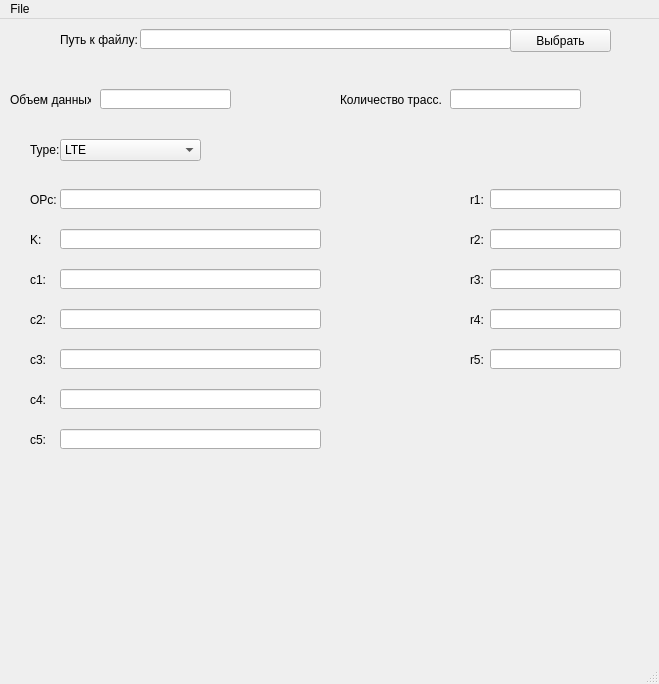
<?xml version="1.0" encoding="UTF-8"?>
<ui version="4.0">
 <class>MainWindow</class>
 <widget class="QMainWindow" name="MainWindow">
  <property name="geometry">
   <rect>
    <x>0</x>
    <y>0</y>
    <width>659</width>
    <height>684</height>
   </rect>
  </property>
  <property name="windowTitle">
   <string>MainWindow</string>
  </property>
  <widget class="QWidget" name="centralwidget">
   <widget class="QComboBox" name="comboBox">
    <property name="geometry">
     <rect>
      <x>60</x>
      <y>120</y>
      <width>141</width>
      <height>22</height>
     </rect>
    </property>
    <item>
     <property name="text">
      <string>LTE</string>
     </property>
    </item>
    <item>
     <property name="text">
      <string>4G</string>
     </property>
    </item>
    <item>
     <property name="text">
      <string>3G</string>
     </property>
    </item>
    <item>
     <property name="text">
      <string>2G</string>
     </property>
    </item>
   </widget>
   <widget class="QLineEdit" name="lineEdit">
    <property name="geometry">
     <rect>
      <x>60</x>
      <y>170</y>
      <width>261</width>
      <height>20</height>
     </rect>
    </property>
   </widget>
   <widget class="QLineEdit" name="lineEdit_2">
    <property name="geometry">
     <rect>
      <x>60</x>
      <y>210</y>
      <width>261</width>
      <height>20</height>
     </rect>
    </property>
   </widget>
   <widget class="QLineEdit" name="lineEdit_3">
    <property name="geometry">
     <rect>
      <x>60</x>
      <y>250</y>
      <width>261</width>
      <height>20</height>
     </rect>
    </property>
   </widget>
   <widget class="QLineEdit" name="lineEdit_4">
    <property name="geometry">
     <rect>
      <x>60</x>
      <y>290</y>
      <width>261</width>
      <height>20</height>
     </rect>
    </property>
   </widget>
   <widget class="QLineEdit" name="lineEdit_5">
    <property name="geometry">
     <rect>
      <x>60</x>
      <y>410</y>
      <width>261</width>
      <height>20</height>
     </rect>
    </property>
   </widget>
   <widget class="QLineEdit" name="lineEdit_6">
    <property name="geometry">
     <rect>
      <x>60</x>
      <y>370</y>
      <width>261</width>
      <height>20</height>
     </rect>
    </property>
   </widget>
   <widget class="QLineEdit" name="lineEdit_7">
    <property name="geometry">
     <rect>
      <x>60</x>
      <y>330</y>
      <width>261</width>
      <height>20</height>
     </rect>
    </property>
   </widget>
   <widget class="QLabel" name="label">
    <property name="geometry">
     <rect>
      <x>30</x>
      <y>170</y>
      <width>51</width>
      <height>21</height>
     </rect>
    </property>
    <property name="text">
     <string>OPc:</string>
    </property>
   </widget>
   <widget class="QLabel" name="label_2">
    <property name="geometry">
     <rect>
      <x>30</x>
      <y>210</y>
      <width>51</width>
      <height>21</height>
     </rect>
    </property>
    <property name="text">
     <string>K:</string>
    </property>
   </widget>
   <widget class="QLabel" name="label_3">
    <property name="geometry">
     <rect>
      <x>30</x>
      <y>290</y>
      <width>51</width>
      <height>21</height>
     </rect>
    </property>
    <property name="text">
     <string>c2:</string>
    </property>
   </widget>
   <widget class="QLabel" name="label_4">
    <property name="geometry">
     <rect>
      <x>30</x>
      <y>250</y>
      <width>51</width>
      <height>21</height>
     </rect>
    </property>
    <property name="text">
     <string>c1:</string>
    </property>
   </widget>
   <widget class="QLabel" name="label_5">
    <property name="geometry">
     <rect>
      <x>30</x>
      <y>370</y>
      <width>51</width>
      <height>21</height>
     </rect>
    </property>
    <property name="text">
     <string>c4:</string>
    </property>
   </widget>
   <widget class="QLabel" name="label_6">
    <property name="geometry">
     <rect>
      <x>30</x>
      <y>330</y>
      <width>51</width>
      <height>21</height>
     </rect>
    </property>
    <property name="text">
     <string>c3:</string>
    </property>
   </widget>
   <widget class="QLabel" name="label_7">
    <property name="geometry">
     <rect>
      <x>30</x>
      <y>410</y>
      <width>51</width>
      <height>21</height>
     </rect>
    </property>
    <property name="text">
     <string>c5:</string>
    </property>
   </widget>
   <widget class="QLineEdit" name="lineEdit_8">
    <property name="geometry">
     <rect>
      <x>490</x>
      <y>170</y>
      <width>131</width>
      <height>20</height>
     </rect>
    </property>
   </widget>
   <widget class="QLineEdit" name="lineEdit_9">
    <property name="geometry">
     <rect>
      <x>490</x>
      <y>330</y>
      <width>131</width>
      <height>20</height>
     </rect>
    </property>
   </widget>
   <widget class="QLineEdit" name="lineEdit_10">
    <property name="geometry">
     <rect>
      <x>490</x>
      <y>290</y>
      <width>131</width>
      <height>20</height>
     </rect>
    </property>
   </widget>
   <widget class="QLineEdit" name="lineEdit_11">
    <property name="geometry">
     <rect>
      <x>490</x>
      <y>250</y>
      <width>131</width>
      <height>20</height>
     </rect>
    </property>
   </widget>
   <widget class="QLineEdit" name="lineEdit_12">
    <property name="geometry">
     <rect>
      <x>490</x>
      <y>210</y>
      <width>131</width>
      <height>20</height>
     </rect>
    </property>
   </widget>
   <widget class="QLabel" name="label_8">
    <property name="geometry">
     <rect>
      <x>470</x>
      <y>330</y>
      <width>51</width>
      <height>21</height>
     </rect>
    </property>
    <property name="text">
     <string>r5:</string>
    </property>
   </widget>
   <widget class="QLabel" name="label_9">
    <property name="geometry">
     <rect>
      <x>470</x>
      <y>290</y>
      <width>51</width>
      <height>21</height>
     </rect>
    </property>
    <property name="text">
     <string>r4:</string>
    </property>
   </widget>
   <widget class="QLabel" name="label_10">
    <property name="geometry">
     <rect>
      <x>470</x>
      <y>250</y>
      <width>51</width>
      <height>21</height>
     </rect>
    </property>
    <property name="text">
     <string>r3:</string>
    </property>
   </widget>
   <widget class="QLabel" name="label_11">
    <property name="geometry">
     <rect>
      <x>470</x>
      <y>210</y>
      <width>51</width>
      <height>21</height>
     </rect>
    </property>
    <property name="text">
     <string>r2:</string>
    </property>
   </widget>
   <widget class="QLabel" name="label_12">
    <property name="geometry">
     <rect>
      <x>470</x>
      <y>170</y>
      <width>51</width>
      <height>21</height>
     </rect>
    </property>
    <property name="text">
     <string>r1:</string>
    </property>
   </widget>
   <widget class="QLabel" name="label_13">
    <property name="geometry">
     <rect>
      <x>30</x>
      <y>120</y>
      <width>51</width>
      <height>21</height>
     </rect>
    </property>
    <property name="text">
     <string>Type:</string>
    </property>
   </widget>
   <widget class="QLineEdit" name="lineEdit_13">
    <property name="geometry">
     <rect>
      <x>100</x>
      <y>70</y>
      <width>131</width>
      <height>20</height>
     </rect>
    </property>
   </widget>
   <widget class="QLabel" name="label_14">
    <property name="geometry">
     <rect>
      <x>10</x>
      <y>70</y>
      <width>81</width>
      <height>21</height>
     </rect>
    </property>
    <property name="text">
     <string>Объем данных:</string>
    </property>
   </widget>
   <widget class="QLineEdit" name="lineEdit_14">
    <property name="geometry">
     <rect>
      <x>450</x>
      <y>70</y>
      <width>131</width>
      <height>20</height>
     </rect>
    </property>
   </widget>
   <widget class="QLabel" name="label_15">
    <property name="geometry">
     <rect>
      <x>340</x>
      <y>70</y>
      <width>101</width>
      <height>21</height>
     </rect>
    </property>
    <property name="text">
     <string>Количество трасс.:</string>
    </property>
   </widget>
   <widget class="QLabel" name="label_16">
    <property name="geometry">
     <rect>
      <x>60</x>
      <y>10</y>
      <width>81</width>
      <height>21</height>
     </rect>
    </property>
    <property name="text">
     <string>Путь к файлу:</string>
    </property>
   </widget>
   <widget class="QLineEdit" name="lineEdit_15">
    <property name="geometry">
     <rect>
      <x>140</x>
      <y>10</y>
      <width>371</width>
      <height>20</height>
     </rect>
    </property>
   </widget>
   <widget class="QPushButton" name="pushButton">
    <property name="geometry">
     <rect>
      <x>510</x>
      <y>10</y>
      <width>101</width>
      <height>23</height>
     </rect>
    </property>
    <property name="text">
     <string>Выбрать</string>
    </property>
   </widget>
   <widget class="PlotWidget" name="widget" native="true">
    <property name="geometry">
     <rect>
      <x>0</x>
      <y>440</y>
      <width>651</width>
      <height>201</height>
     </rect>
    </property>
   </widget>
  </widget>
  <widget class="QMenuBar" name="menubar">
   <property name="geometry">
    <rect>
     <x>0</x>
     <y>0</y>
     <width>659</width>
     <height>21</height>
    </rect>
   </property>
   <widget class="QMenu" name="menuFile">
    <property name="title">
     <string>File</string>
    </property>
    <addaction name="actionOpen"/>
    <addaction name="separator"/>
    <addaction name="actionDraw"/>
   </widget>
   <addaction name="menuFile"/>
  </widget>
  <widget class="QStatusBar" name="statusbar"/>
  <action name="actionOpen">
   <property name="text">
    <string>Open</string>
   </property>
  </action>
  <action name="actionDraw">
   <property name="text">
    <string>Draw</string>
   </property>
  </action>
 </widget>
 <customwidgets>
  <customwidget>
   <class>PlotWidget</class>
   <extends>QWidget</extends>
   <header>pyqtgraph</header>
   <container>1</container>
  </customwidget>
 </customwidgets>
 <resources/>
 <connections/>
</ui>
